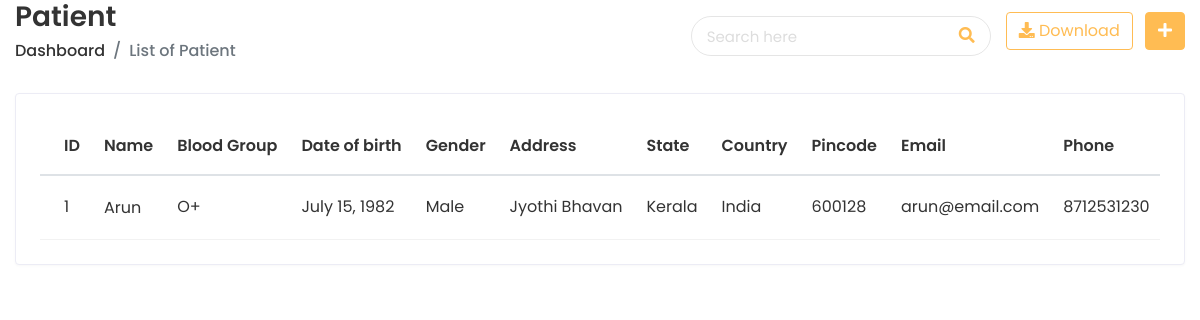
The page /app/patientlist/ (signed in) on the database its author committed.
### doctor/models.py (models this page shows, shortened)
class PatientDetails(models.Model):
    patient_number = models.IntegerField(null=True)
    patient_name = models.CharField(max_length=50)
    gender = models.CharField(
         max_length=20,
         choices=(("Male", "Male"), ("Female", "Female"), ("Other", "Other")),
     )
    blood_group = models.CharField(
        max_length=20, blank=True, null=True,
        choices=(
            ("O-", "O-"),
            ("O+", "O+"),
            ("A-", "A-"),
            ("A+", "A+"),
            ("B-", "B-"),
            ("B+", "B+"),
            ("AB-", "AB-"),
            ("AB+", "AB+"),
        ),
    )
    address = models.CharField(max_length=250, blank=True, null=True)
    state = models.CharField(max_length=200, blank=True, null=True)
    country = models.CharField(max_length=200, blank=True, null=True)
    pin_code = models.BigIntegerField(blank=True, null=True)
    email = models.EmailField(default="", max_length=50, unique=True)
    date_of_birth = models.DateField()
    phone_number = models.CharField(default="", max_length=20)
    patient_image = models.BinaryField(blank=True, null=True)
    created = models.DateTimeField(auto_now_add=True)
    updated = models.DateTimeField(auto_now=True)

### doctor/views.py (the view)
# urls.py: path("patientlist/", views.patient_list, name="patient_list"),
@login_required
def patient_list(request):
    page_size = int(request.GET.get('page_size', getattr(settings, 'PAGE_SIZE', 5)))
    page = request.GET.get('page', 1)
    search_query = request.GET.get('search', '')
    patients = PatientDetails.objects.filter(
        Q(id__icontains=search_query) |
        Q(patient_name__icontains=search_query) |
        Q(email__icontains=search_query) |
        Q(phone_number__icontains=search_query)
    )
    paginator = Paginator(patients, page_size)
    try:
        patient_page = paginator.page(page)
    except PageNotAnInteger:
        patient_page = paginator.page(1)
    return render(request, "patient/patient_list.html", {'patient_page': patient_page, 'page_size': page_size, 'search_query': search_query})

### templates/patient/patient_list.html (shortened to what this page needs)
{% extends 'home/base-login.html' %}
{% load compress static %}
{% block content %}
      <div class="content container-fluid">
         <div class="page-header">
        <div class="row align-items-center">
           <div class="col">
              <h3 class="page-title">Patient</h3>
              <ul class="breadcrumb">
                 <li class="breadcrumb-item"><a href="{% url 'Pindex' %}">Dashboard</a></li>
                 <li class="breadcrumb-item active">List of Patient</li>
              </ul>
           </div>
           <div class="top-nav-search">
            <form method="get" action="">
               <input type="text" id="search" class="form-control" placeholder="Search here" name="search" value="{{ search_query }}">
               <button class="btn" type="submit"><i class="fas fa-search"></i></button>
               </form>
            </div>
           <div class="col-auto text-right float-right ml-auto">
              <a href="#" class="btn btn-outline-primary mr-2"><i class="fas fa-download"></i> Download</a>
              <a href="add-student.html" class="btn btn-primary"><i class="fas fa-plus"></i></a>
           </div>
        </div>
     </div>
     <div class="row">
        <div class="col-sm-12">
           <div class="card card-table">
              <div class="card-body">
                 <div class="table-responsive">
                    <table class="table table-hover table-center mb-0 datatable">
                       <thead>
                          <tr>
                             <th>ID</th>
                             <th>Name</th>
                             <th>Blood Group</th>
                             <th>Date of birth</th>
                             <th>Gender</th>
                             <th>Address</th>
                             <th>State</th>
                             <th>Country</th>
                             <th>Pincode</th>
                             <th>Email</th>
                             <th>Phone</th>
                          </tr>
                       </thead>
                       {% for data in patient_page %}
                       <tbody>
                          <tr>
                             <td>{{ data.id }}</td>
                             <td>
                              <h2 class="#">
                                 <a href="{% url 'patient_profile' data.id %}">{{ data.patient_name }}</a>
                              </h2>
                             </td>
                             <td>
                              {{ data.blood_group }}
                           </td>
                             <td>
                                {{ data.date_of_birth }}
                             </td>
                             <td>
                                {{ data.gender }}
                             </td>
                             <td>
                              {{ data.address }}
                           </td>
                           <td>
                              {{ data.state }}
                           </td>
                           <td>
                              {{ data.country }}
                           </td>
                           <td>
                              {{ data.pin_code }}
                           </td>
                             <td>
                                {{ data.email }}
                             </td>
                             <td>
                                {{ data.phone_number }}
                             </td>
                          </tr>
                       </tbody>
                       {% endfor %}
                    </table>
                 </div>
              </div>
            </div>
         </div>
  {% endblock %}

### static/prescol/css/style.css (style rules this page uses)
html { height: 100%; }
body { background-color: #fff; color: #333; font-family: 'Poppins', sans-serif; font-size: 1rem; height: 100%; line-height: 1.5; overflow-x: hidden; }
h1, h2, h3, h4, h5, h6 { font-family: 'Poppins', sans-serif; margin-top: 0; }
.form-control { border: 1px solid #ddd; box-shadow: none; color: #333; font-size: 15px; height: 40px; }
a { color: #009ce7; }
input, button, a { transition: all 0.4s ease; -moz-transition: all 0.4s ease; -o-transition: all 0.4s ease; -ms-transition: all 0.4s ease; -webkit-transition: all 0.4s ease; }
input, input:focus, button, button:focus { outline: none; }
input[type=text], input[type=password] { -webkit-appearance: none; -moz-appearance: none; appearance: none; }
ul, ol { padding: 0px; list-style: none; }
.table { color: #333; max-width: 100%; margin-bottom: 0; width: 100%; }
table.table td h2 { display: inline-block; font-size: inherit; font-weight: 400; margin: 0; padding: 0; vertical-align: middle; }
table.table td h2 a { color: #333; }
.table thead tr th { font-weight: 600; }
.table tbody tr { border-bottom: 1px solid rgba(0, 0, 0, 0.05); }
.table.table-center td, .table.table-center th { vertical-align: middle; }
.card-table .card-body .table > thead > tr > th { border-top: 0; }
.card-table .card-body .table tr td:first-child, .card-table .card-body .table tr th:first-child { padding-left: 1.5rem; }
.card-table .table td, .card-table .table th { border-top: 1px solid #e2e5e8; padding: 1rem 0.75rem; white-space: nowrap; }
.btn-primary { background-color: #FFBC53; border: 1px solid #FFBC53; }
.btn-outline-primary { color: #FFBC53; border-color: #FFBC53; }
.card { border: 1px solid #ececf5; box-shadow: 0 1px 3px 0 rgba(0, 0, 0, 0.03); margin-bottom: 1.875rem; }
.card-body { padding: 1.5rem; }
.top-nav-search { float: left; margin-left: 15px; }
.top-nav-search form { margin-top: 10px; position: relative; width: 300px; }
.top-nav-search .form-control { background-color: transparent; border-color: rgba(0, 0, 0, 0.1); border-radius: 50px; color: #ddd; height: 40px; padding: 10px 50px 10px 15px; }
.top-nav-search .btn { background-color: transparent; border-color: transparent; color: #ffbc53; min-height: 40px; padding: 7px 15px; position: absolute; right: 0; top: 0; }
.top-nav-search .form-control::placeholder { color: #ddd; }
.page-header { margin-bottom: 1.875rem; }
.page-header .breadcrumb { background-color: transparent; color: #6c757d; font-size: 1rem; font-weight: 500; margin-bottom: 0; padding: 0; }
.page-header .breadcrumb a { color: #333; }
.page-title { font-size: 28px; font-weight: 600; color: #333; margin-bottom: 5px; }

### rows shown on the page
PatientDetails: id "1", patient_name "Arun", blood_group "O+", date_of_birth "July 15, 1982", gender "Male", address "Jyothi Bhavan", state "Kerala", country "India", pin_code "600128", email "arun@email.com", phone_number "8712531230"
